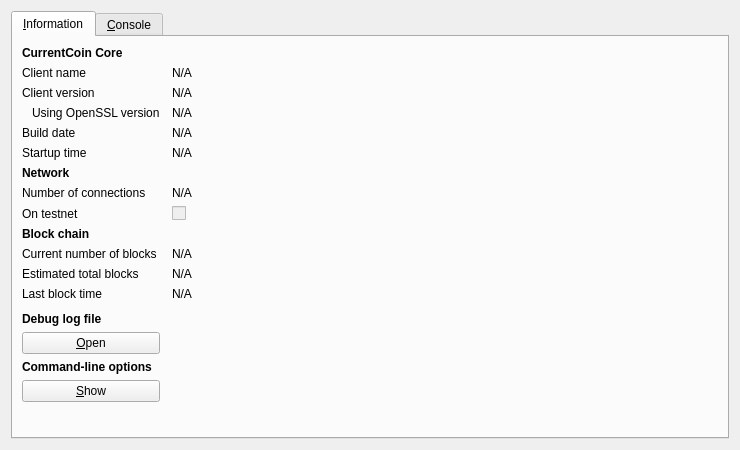
<?xml version="1.0" encoding="UTF-8"?>
<ui version="4.0">
 <class>RPCConsole</class>
 <widget class="QDialog" name="RPCConsole">
  <property name="geometry">
   <rect>
    <x>0</x>
    <y>0</y>
    <width>740</width>
    <height>450</height>
   </rect>
  </property>
  <property name="windowTitle">
   <string>CurrentCoin - Debug window</string>
  </property>
  <layout class="QVBoxLayout" name="verticalLayout_2">
   <item>
    <widget class="QTabWidget" name="tabWidget">
     <property name="currentIndex">
      <number>0</number>
     </property>
     <widget class="QWidget" name="tab_info">
      <attribute name="title">
       <string>&amp;Information</string>
      </attribute>
      <layout class="QGridLayout" name="gridLayout" columnstretch="0,1">
       <property name="horizontalSpacing">
        <number>12</number>
       </property>
       <item row="0" column="0">
        <widget class="QLabel" name="label_9">
         <property name="font">
          <font>
           <weight>75</weight>
           <bold>true</bold>
          </font>
         </property>
         <property name="text">
          <string>CurrentCoin Core</string>
         </property>
        </widget>
       </item>
       <item row="1" column="0">
        <widget class="QLabel" name="label_5">
         <property name="text">
          <string>Client name</string>
         </property>
        </widget>
       </item>
       <item row="1" column="1">
        <widget class="QLabel" name="clientName">
         <property name="cursor">
          <cursorShape>IBeamCursor</cursorShape>
         </property>
         <property name="text">
          <string>N/A</string>
         </property>
         <property name="textFormat">
          <enum>Qt::PlainText</enum>
         </property>
         <property name="textInteractionFlags">
          <set>Qt::LinksAccessibleByMouse|Qt::TextSelectableByKeyboard|Qt::TextSelectableByMouse</set>
         </property>
        </widget>
       </item>
       <item row="2" column="0">
        <widget class="QLabel" name="label_6">
         <property name="text">
          <string>Client version</string>
         </property>
        </widget>
       </item>
       <item row="2" column="1">
        <widget class="QLabel" name="clientVersion">
         <property name="cursor">
          <cursorShape>IBeamCursor</cursorShape>
         </property>
         <property name="text">
          <string>N/A</string>
         </property>
         <property name="textFormat">
          <enum>Qt::PlainText</enum>
         </property>
         <property name="textInteractionFlags">
          <set>Qt::LinksAccessibleByMouse|Qt::TextSelectableByKeyboard|Qt::TextSelectableByMouse</set>
         </property>
        </widget>
       </item>
       <item row="3" column="0">
        <widget class="QLabel" name="label_14">
         <property name="text">
          <string>Using OpenSSL version</string>
         </property>
         <property name="indent">
          <number>10</number>
         </property>
        </widget>
       </item>
       <item row="3" column="1">
        <widget class="QLabel" name="openSSLVersion">
         <property name="cursor">
          <cursorShape>IBeamCursor</cursorShape>
         </property>
         <property name="text">
          <string>N/A</string>
         </property>
         <property name="textFormat">
          <enum>Qt::PlainText</enum>
         </property>
         <property name="textInteractionFlags">
          <set>Qt::LinksAccessibleByMouse|Qt::TextSelectableByKeyboard|Qt::TextSelectableByMouse</set>
         </property>
        </widget>
       </item>
       <item row="4" column="0">
        <widget class="QLabel" name="label_12">
         <property name="text">
          <string>Build date</string>
         </property>
        </widget>
       </item>
       <item row="4" column="1">
        <widget class="QLabel" name="buildDate">
         <property name="cursor">
          <cursorShape>IBeamCursor</cursorShape>
         </property>
         <property name="text">
          <string>N/A</string>
         </property>
         <property name="textFormat">
          <enum>Qt::PlainText</enum>
         </property>
         <property name="textInteractionFlags">
          <set>Qt::LinksAccessibleByMouse|Qt::TextSelectableByKeyboard|Qt::TextSelectableByMouse</set>
         </property>
        </widget>
       </item>
       <item row="5" column="0">
        <widget class="QLabel" name="label_13">
         <property name="text">
          <string>Startup time</string>
         </property>
        </widget>
       </item>
       <item row="5" column="1">
        <widget class="QLabel" name="startupTime">
         <property name="cursor">
          <cursorShape>IBeamCursor</cursorShape>
         </property>
         <property name="text">
          <string>N/A</string>
         </property>
         <property name="textFormat">
          <enum>Qt::PlainText</enum>
         </property>
         <property name="textInteractionFlags">
          <set>Qt::LinksAccessibleByMouse|Qt::TextSelectableByKeyboard|Qt::TextSelectableByMouse</set>
         </property>
        </widget>
       </item>
       <item row="6" column="0">
        <widget class="QLabel" name="label_11">
         <property name="font">
          <font>
           <weight>75</weight>
           <bold>true</bold>
          </font>
         </property>
         <property name="text">
          <string>Network</string>
         </property>
        </widget>
       </item>
       <item row="7" column="0">
        <widget class="QLabel" name="label_7">
         <property name="text">
          <string>Number of connections</string>
         </property>
        </widget>
       </item>
       <item row="7" column="1">
        <widget class="QLabel" name="numberOfConnections">
         <property name="cursor">
          <cursorShape>IBeamCursor</cursorShape>
         </property>
         <property name="text">
          <string>N/A</string>
         </property>
         <property name="textFormat">
          <enum>Qt::PlainText</enum>
         </property>
         <property name="textInteractionFlags">
          <set>Qt::LinksAccessibleByMouse|Qt::TextSelectableByKeyboard|Qt::TextSelectableByMouse</set>
         </property>
        </widget>
       </item>
       <item row="8" column="0">
        <widget class="QLabel" name="label_8">
         <property name="text">
          <string>On testnet</string>
         </property>
        </widget>
       </item>
       <item row="8" column="1">
        <widget class="QCheckBox" name="isTestNet">
         <property name="enabled">
          <bool>false</bool>
         </property>
         <property name="text">
          <string/>
         </property>
        </widget>
       </item>
       <item row="9" column="0">
        <widget class="QLabel" name="label_10">
         <property name="font">
          <font>
           <weight>75</weight>
           <bold>true</bold>
          </font>
         </property>
         <property name="text">
          <string>Block chain</string>
         </property>
        </widget>
       </item>
       <item row="10" column="0">
        <widget class="QLabel" name="label_3">
         <property name="text">
          <string>Current number of blocks</string>
         </property>
        </widget>
       </item>
       <item row="10" column="1">
        <widget class="QLabel" name="numberOfBlocks">
         <property name="cursor">
          <cursorShape>IBeamCursor</cursorShape>
         </property>
         <property name="text">
          <string>N/A</string>
         </property>
         <property name="textFormat">
          <enum>Qt::PlainText</enum>
         </property>
         <property name="textInteractionFlags">
          <set>Qt::LinksAccessibleByMouse|Qt::TextSelectableByKeyboard|Qt::TextSelectableByMouse</set>
         </property>
        </widget>
       </item>
       <item row="11" column="0">
        <widget class="QLabel" name="label_4">
         <property name="text">
          <string>Estimated total blocks</string>
         </property>
        </widget>
       </item>
       <item row="11" column="1">
        <widget class="QLabel" name="totalBlocks">
         <property name="cursor">
          <cursorShape>IBeamCursor</cursorShape>
         </property>
         <property name="text">
          <string>N/A</string>
         </property>
         <property name="textFormat">
          <enum>Qt::PlainText</enum>
         </property>
         <property name="textInteractionFlags">
          <set>Qt::LinksAccessibleByMouse|Qt::TextSelectableByKeyboard|Qt::TextSelectableByMouse</set>
         </property>
        </widget>
       </item>
       <item row="12" column="0">
        <widget class="QLabel" name="label_2">
         <property name="text">
          <string>Last block time</string>
         </property>
        </widget>
       </item>
       <item row="12" column="1">
        <widget class="QLabel" name="lastBlockTime">
         <property name="cursor">
          <cursorShape>IBeamCursor</cursorShape>
         </property>
         <property name="text">
          <string>N/A</string>
         </property>
         <property name="textFormat">
          <enum>Qt::PlainText</enum>
         </property>
         <property name="textInteractionFlags">
          <set>Qt::LinksAccessibleByMouse|Qt::TextSelectableByKeyboard|Qt::TextSelectableByMouse</set>
         </property>
        </widget>
       </item>
       <item row="13" column="0">
        <spacer name="verticalSpacer_2">
         <property name="orientation">
          <enum>Qt::Vertical</enum>
         </property>
         <property name="sizeHint" stdset="0">
          <size>
           <width>20</width>
           <height>20</height>
          </size>
         </property>
        </spacer>
       </item>
       <item row="14" column="0">
        <widget class="QLabel" name="labelDebugLogfile">
         <property name="font">
          <font>
           <weight>75</weight>
           <bold>true</bold>
          </font>
         </property>
         <property name="text">
          <string>Debug log file</string>
         </property>
        </widget>
       </item>
       <item row="15" column="0">
        <widget class="QPushButton" name="openDebugLogfileButton">
         <property name="toolTip">
          <string>Open the CurrentCoin debug log file from the current data directory. This can take a few seconds for large log files.</string>
         </property>
         <property name="text">
          <string>&amp;Open</string>
         </property>
         <property name="autoDefault">
          <bool>false</bool>
         </property>
        </widget>
       </item>
       <item row="16" column="0">
        <widget class="QLabel" name="labelCLOptions">
         <property name="font">
          <font>
           <weight>75</weight>
           <bold>true</bold>
          </font>
         </property>
         <property name="text">
          <string>Command-line options</string>
         </property>
        </widget>
       </item>
       <item row="17" column="0">
        <widget class="QPushButton" name="showCLOptionsButton">
         <property name="toolTip">
          <string>Show the CurrentCoin-Qt help message to get a list with possible CurrentCoin command-line options.</string>
         </property>
         <property name="text">
          <string>&amp;Show</string>
         </property>
         <property name="autoDefault">
          <bool>false</bool>
         </property>
        </widget>
       </item>
       <item row="18" column="0">
        <spacer name="verticalSpacer">
         <property name="orientation">
          <enum>Qt::Vertical</enum>
         </property>
         <property name="sizeHint" stdset="0">
          <size>
           <width>20</width>
           <height>40</height>
          </size>
         </property>
        </spacer>
       </item>
      </layout>
     </widget>
     <widget class="QWidget" name="tab_console">
      <attribute name="title">
       <string>&amp;Console</string>
      </attribute>
      <layout class="QVBoxLayout" name="verticalLayout_3">
       <property name="spacing">
        <number>3</number>
       </property>
       <item>
        <widget class="QTextEdit" name="messagesWidget">
         <property name="minimumSize">
          <size>
           <width>0</width>
           <height>100</height>
          </size>
         </property>
         <property name="readOnly">
          <bool>true</bool>
         </property>
         <property name="tabKeyNavigation" stdset="0">
          <bool>false</bool>
         </property>
         <property name="columnCount" stdset="0">
          <number>2</number>
         </property>
        </widget>
       </item>
       <item>
        <layout class="QHBoxLayout" name="horizontalLayout">
         <property name="spacing">
          <number>3</number>
         </property>
         <item>
          <widget class="QLabel" name="label">
           <property name="text">
            <string notr="true">&gt;</string>
           </property>
          </widget>
         </item>
         <item>
          <widget class="QLineEdit" name="lineEdit"/>
         </item>
         <item>
          <widget class="QPushButton" name="clearButton">
           <property name="maximumSize">
            <size>
             <width>24</width>
             <height>24</height>
            </size>
           </property>
           <property name="toolTip">
            <string>Clear console</string>
           </property>
           <property name="text">
            <string/>
           </property>
           <property name="icon">
            <iconset resource="../bitcoin.qrc">
             <normaloff>:/icons/remove</normaloff>:/icons/remove</iconset>
           </property>
           <property name="shortcut">
            <string notr="true">Ctrl+L</string>
           </property>
           <property name="autoDefault">
            <bool>false</bool>
           </property>
          </widget>
         </item>
        </layout>
       </item>
      </layout>
     </widget>
    </widget>
   </item>
  </layout>
 </widget>
 <resources>
  <include location="../bitcoin.qrc"/>
 </resources>
 <connections/>
</ui>
